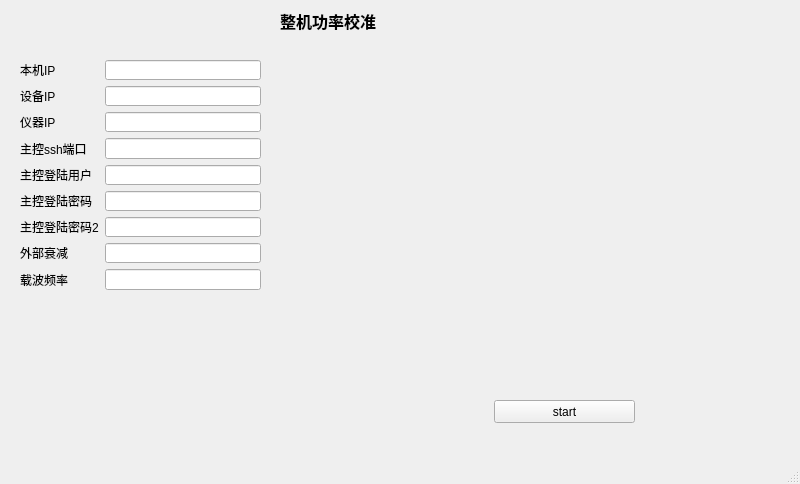
<?xml version="1.0" encoding="UTF-8"?>
<ui version="4.0">
 <class>MainWindow</class>
 <widget class="QMainWindow" name="MainWindow">
  <property name="geometry">
   <rect>
    <x>0</x>
    <y>0</y>
    <width>800</width>
    <height>484</height>
   </rect>
  </property>
  <property name="windowTitle">
   <string>MainWindow</string>
  </property>
  <widget class="QWidget" name="centralwidget">
   <widget class="QLabel" name="pdow">
    <property name="geometry">
     <rect>
      <x>280</x>
      <y>10</y>
      <width>121</width>
      <height>21</height>
     </rect>
    </property>
    <property name="font">
     <font>
      <family>Arial Black</family>
      <pointsize>12</pointsize>
      <weight>75</weight>
      <bold>true</bold>
     </font>
    </property>
    <property name="text">
     <string>整机功率校准</string>
    </property>
   </widget>
   <widget class="QWidget" name="formLayoutWidget">
    <property name="geometry">
     <rect>
      <x>20</x>
      <y>60</y>
      <width>241</width>
      <height>230</height>
     </rect>
    </property>
    <layout class="QFormLayout" name="formLayout">
     <item row="0" column="0">
      <widget class="QLabel" name="local_label">
       <property name="text">
        <string>本机IP</string>
       </property>
      </widget>
     </item>
     <item row="0" column="1">
      <widget class="QLineEdit" name="local_ip_lineEdit"/>
     </item>
     <item row="1" column="0">
      <widget class="QLabel" name="dev_ip_label">
       <property name="text">
        <string>设备IP</string>
       </property>
      </widget>
     </item>
     <item row="1" column="1">
      <widget class="QLineEdit" name="dev_ip_lineEdit"/>
     </item>
     <item row="2" column="0">
      <widget class="QLabel" name="sa_ip_label">
       <property name="text">
        <string>仪器IP</string>
       </property>
      </widget>
     </item>
     <item row="2" column="1">
      <widget class="QLineEdit" name="sa_ip_lineEdit"/>
     </item>
     <item row="3" column="0">
      <widget class="QLabel" name="mssh_port_label">
       <property name="text">
        <string>主控ssh端口</string>
       </property>
      </widget>
     </item>
     <item row="3" column="1">
      <widget class="QLineEdit" name="mssh_port_lineEdit"/>
     </item>
     <item row="4" column="0">
      <widget class="QLabel" name="mssh_user_label">
       <property name="text">
        <string>主控登陆用户</string>
       </property>
      </widget>
     </item>
     <item row="5" column="0">
      <widget class="QLabel" name="mssh_password_label">
       <property name="text">
        <string>主控登陆密码</string>
       </property>
      </widget>
     </item>
     <item row="6" column="0">
      <widget class="QLabel" name="mssh_password_label_2">
       <property name="text">
        <string>主控登陆密码2</string>
       </property>
      </widget>
     </item>
     <item row="7" column="0">
      <widget class="QLabel" name="external_gain_label">
       <property name="text">
        <string>外部衰减</string>
       </property>
      </widget>
     </item>
     <item row="8" column="0">
      <widget class="QLabel" name="label_10">
       <property name="text">
        <string>载波频率</string>
       </property>
      </widget>
     </item>
     <item row="4" column="1">
      <widget class="QLineEdit" name="mssh_user_lineEdit"/>
     </item>
     <item row="5" column="1">
      <widget class="QLineEdit" name="mssh_password_lineEdit"/>
     </item>
     <item row="6" column="1">
      <widget class="QLineEdit" name="mssh_password_lineEdit_2"/>
     </item>
     <item row="7" column="1">
      <widget class="QLineEdit" name="external_gain_lineEdit"/>
     </item>
     <item row="8" column="1">
      <widget class="QLineEdit" name="lineEdit_9"/>
     </item>
    </layout>
   </widget>
   <widget class="QPushButton" name="dpowstart">
    <property name="geometry">
     <rect>
      <x>494</x>
      <y>400</y>
      <width>141</width>
      <height>23</height>
     </rect>
    </property>
    <property name="text">
     <string>start</string>
    </property>
   </widget>
  </widget>
  <widget class="QMenuBar" name="menubar">
   <property name="geometry">
    <rect>
     <x>0</x>
     <y>0</y>
     <width>800</width>
     <height>23</height>
    </rect>
   </property>
  </widget>
  <widget class="QStatusBar" name="statusbar"/>
 </widget>
 <resources/>
 <connections/>
</ui>
